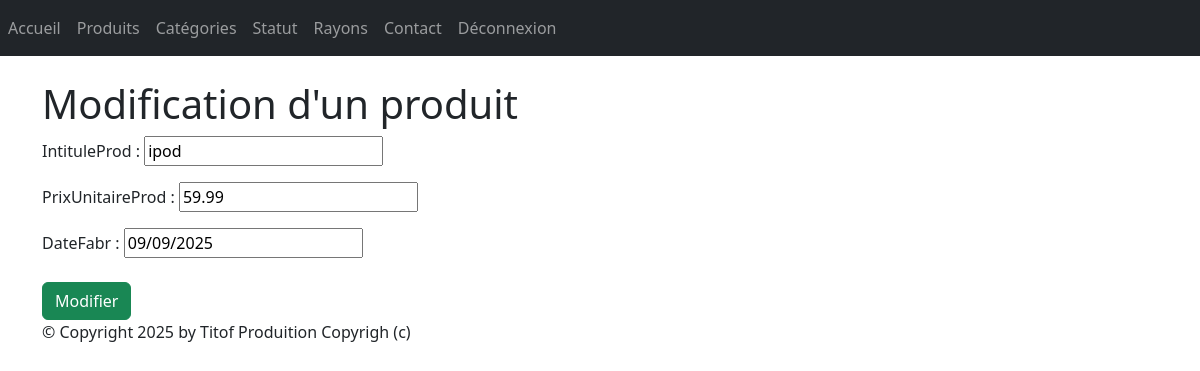
Page /monApp/produit/1/update/ (signed in) on the committed database.
### monApp/models.py (models this page shows, shortened)
class Produit(models.Model):
    refProd = models.AutoField(primary_key=True)
    intituleProd = models.CharField(max_length=200)
    prixUnitaireProd = models.DecimalField(max_digits=10, decimal_places=2)
    dateFabr = models.DateField(default=date.today())
    categorie = models.ForeignKey(Categorie, on_delete=models.CASCADE, related_name="produits",null=True, blank=True)
    statut = models.ForeignKey(Statut, on_delete=models.CASCADE, related_name="produitS",null=True, blank=True)

### monApp/views.py (the view, shortened to what this page needs)
# urls.py: path("produit/<pk>/update/",views.ProduitUpdateView.as_view(), name="prdt-chng"),
@method_decorator(login_required(login_url='/monApp/login/'), name='dispatch')
class ProduitUpdateView(UpdateView):
    model = Produit
    form_class=ProduitForm
    template_name = "monApp/update_produit.html"

### monApp/forms.py
class ProduitForm(forms.ModelForm):
    class Meta:
        model = Produit
        exclude = ['categorie', 'statut']

### monApp/templates/monApp/update_produit.html (shortened to what this page needs)
{% extends 'monApp/base.html' %}
{% block contenu %}
<h1> Modification d'un produit </h1>
<form action="" method="post" >
    {{ form.as_p }}
    <button type="submit" class="btn btn-success mt-2">Modifier</button>
</form>
{% endblock %}

### static/styles.css (style rules this page uses)
h1 { color: red }

### rows in the picture
Produit: intituleProd "ipod", prixUnitaireProd "59.99", dateFabr "09/09/2025"
